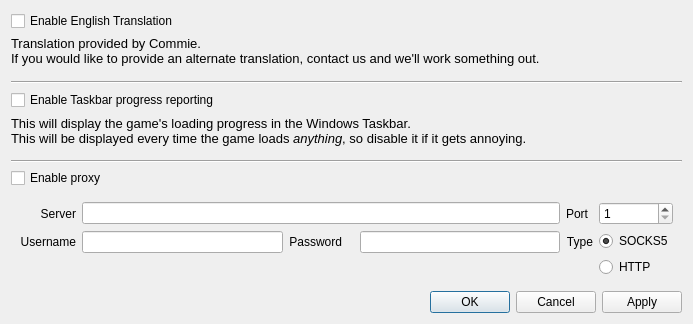
<?xml version="1.0" encoding="UTF-8"?>
<ui version="4.0">
 <class>KVSettingsDialog</class>
 <widget class="QDialog" name="KVSettingsDialog">
  <property name="windowModality">
   <enum>Qt::WindowModal</enum>
  </property>
  <property name="geometry">
   <rect>
    <x>0</x>
    <y>0</y>
    <width>693</width>
    <height>324</height>
   </rect>
  </property>
  <property name="windowTitle">
   <string>Settings</string>
  </property>
  <layout class="QVBoxLayout" name="verticalLayout">
   <property name="spacing">
    <number>5</number>
   </property>
   <item>
    <widget class="QCheckBox" name="translationCheckbox">
     <property name="text">
      <string>Enable English Translation</string>
     </property>
    </widget>
   </item>
   <item>
    <widget class="QLabel" name="label">
     <property name="font">
      <font>
       <pointsize>10</pointsize>
      </font>
     </property>
     <property name="text">
      <string>Translation provided by Commie.
If you would like to provide an alternate translation, contact us and we'll work something out.</string>
     </property>
     <property name="alignment">
      <set>Qt::AlignLeading|Qt::AlignLeft|Qt::AlignVCenter</set>
     </property>
    </widget>
   </item>
   <item>
    <widget class="QWidget" name="windowsOnlyContainer" native="true">
     <layout class="QVBoxLayout" name="verticalLayout_2">
      <property name="leftMargin">
       <number>0</number>
      </property>
      <property name="topMargin">
       <number>0</number>
      </property>
      <property name="rightMargin">
       <number>0</number>
      </property>
      <property name="bottomMargin">
       <number>0</number>
      </property>
      <item>
       <spacer name="verticalSpacer_4">
        <property name="orientation">
         <enum>Qt::Vertical</enum>
        </property>
        <property name="sizeType">
         <enum>QSizePolicy::Preferred</enum>
        </property>
        <property name="sizeHint" stdset="0">
         <size>
          <width>20</width>
          <height>10</height>
         </size>
        </property>
       </spacer>
      </item>
      <item>
       <widget class="Line" name="line">
        <property name="orientation">
         <enum>Qt::Horizontal</enum>
        </property>
       </widget>
      </item>
      <item>
       <widget class="QCheckBox" name="taskbarProgressCheckbox">
        <property name="text">
         <string>Enable Taskbar progress reporting</string>
        </property>
       </widget>
      </item>
      <item>
       <widget class="QLabel" name="label_2">
        <property name="font">
         <font>
          <pointsize>10</pointsize>
         </font>
        </property>
        <property name="text">
         <string>This will display the game's loading progress in the Windows Taskbar.&lt;br /&gt;This will be displayed every time the game loads &lt;i&gt;anything&lt;/i&gt;, so disable it if it gets annoying.</string>
        </property>
        <property name="textFormat">
         <enum>Qt::RichText</enum>
        </property>
       </widget>
      </item>
     </layout>
    </widget>
   </item>
   <item>
    <spacer name="verticalSpacer_2">
     <property name="orientation">
      <enum>Qt::Vertical</enum>
     </property>
     <property name="sizeType">
      <enum>QSizePolicy::Preferred</enum>
     </property>
     <property name="sizeHint" stdset="0">
      <size>
       <width>20</width>
       <height>10</height>
      </size>
     </property>
    </spacer>
   </item>
   <item>
    <widget class="Line" name="line_2">
     <property name="orientation">
      <enum>Qt::Horizontal</enum>
     </property>
    </widget>
   </item>
   <item>
    <widget class="QCheckBox" name="proxyCheckbox">
     <property name="text">
      <string>Enable proxy</string>
     </property>
    </widget>
   </item>
   <item>
    <widget class="QWidget" name="proxyContainer" native="true">
     <property name="minimumSize">
      <size>
       <width>0</width>
       <height>50</height>
      </size>
     </property>
     <layout class="QGridLayout" name="gridLayout">
      <item row="2" column="5">
       <widget class="QLineEdit" name="proxyPassEdit"/>
      </item>
      <item row="1" column="7">
       <widget class="QSpinBox" name="proxyPortBox">
        <property name="minimum">
         <number>1</number>
        </property>
        <property name="maximum">
         <number>65535</number>
        </property>
       </widget>
      </item>
      <item row="2" column="0">
       <widget class="QLabel" name="label_7">
        <property name="text">
         <string>Username</string>
        </property>
        <property name="alignment">
         <set>Qt::AlignRight|Qt::AlignTrailing|Qt::AlignVCenter</set>
        </property>
       </widget>
      </item>
      <item row="1" column="0">
       <widget class="QLabel" name="label_3">
        <property name="text">
         <string>Server</string>
        </property>
        <property name="alignment">
         <set>Qt::AlignRight|Qt::AlignTrailing|Qt::AlignVCenter</set>
        </property>
       </widget>
      </item>
      <item row="2" column="1">
       <widget class="QLineEdit" name="proxyUserEdit"/>
      </item>
      <item row="2" column="2">
       <widget class="QLabel" name="label_6">
        <property name="text">
         <string>Password</string>
        </property>
        <property name="alignment">
         <set>Qt::AlignRight|Qt::AlignTrailing|Qt::AlignVCenter</set>
        </property>
       </widget>
      </item>
      <item row="1" column="6">
       <widget class="QLabel" name="label_4">
        <property name="text">
         <string>Port</string>
        </property>
       </widget>
      </item>
      <item row="2" column="6">
       <widget class="QLabel" name="label_5">
        <property name="text">
         <string>Type</string>
        </property>
        <property name="alignment">
         <set>Qt::AlignRight|Qt::AlignTrailing|Qt::AlignVCenter</set>
        </property>
       </widget>
      </item>
      <item row="2" column="7" rowspan="2">
       <layout class="QVBoxLayout" name="verticalLayout_3">
        <item>
         <widget class="QRadioButton" name="socksProxyRadio">
          <property name="text">
           <string>SOCKS5</string>
          </property>
          <property name="checked">
           <bool>true</bool>
          </property>
         </widget>
        </item>
        <item>
         <widget class="QRadioButton" name="httpProxyRadio">
          <property name="text">
           <string>HTTP</string>
          </property>
         </widget>
        </item>
        <item>
         <spacer name="verticalSpacer_3">
          <property name="orientation">
           <enum>Qt::Vertical</enum>
          </property>
          <property name="sizeHint" stdset="0">
           <size>
            <width>20</width>
            <height>0</height>
           </size>
          </property>
         </spacer>
        </item>
       </layout>
      </item>
      <item row="1" column="1" colspan="5">
       <widget class="QLineEdit" name="proxyServerEdit"/>
      </item>
     </layout>
    </widget>
   </item>
   <item>
    <spacer name="verticalSpacer">
     <property name="orientation">
      <enum>Qt::Vertical</enum>
     </property>
     <property name="sizeHint" stdset="0">
      <size>
       <width>20</width>
       <height>0</height>
      </size>
     </property>
    </spacer>
   </item>
   <item>
    <widget class="QDialogButtonBox" name="buttonBox">
     <property name="orientation">
      <enum>Qt::Horizontal</enum>
     </property>
     <property name="standardButtons">
      <set>QDialogButtonBox::Apply|QDialogButtonBox::Cancel|QDialogButtonBox::Ok</set>
     </property>
    </widget>
   </item>
  </layout>
 </widget>
 <resources/>
 <connections>
  <connection>
   <sender>buttonBox</sender>
   <signal>accepted()</signal>
   <receiver>KVSettingsDialog</receiver>
   <slot>accept()</slot>
   <hints>
    <hint type="sourcelabel">
     <x>248</x>
     <y>254</y>
    </hint>
    <hint type="destinationlabel">
     <x>157</x>
     <y>274</y>
    </hint>
   </hints>
  </connection>
  <connection>
   <sender>buttonBox</sender>
   <signal>rejected()</signal>
   <receiver>KVSettingsDialog</receiver>
   <slot>reject()</slot>
   <hints>
    <hint type="sourcelabel">
     <x>316</x>
     <y>260</y>
    </hint>
    <hint type="destinationlabel">
     <x>286</x>
     <y>274</y>
    </hint>
   </hints>
  </connection>
 </connections>
</ui>
